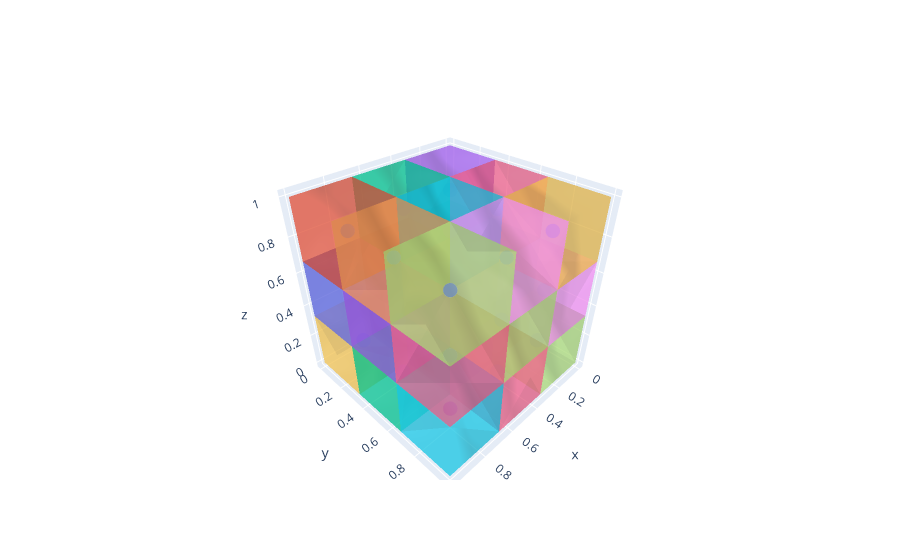

Notebook source saved alongside this figure:
### Code cell
import numpy as np
import pyvoro
import plotly.graph_objects as go

# Initialize random number generator
rng = np.random.default_rng(11)

# Create a set of points in 3D
#points = rng.uniform(size=(15, 3))

# Use pyvoro to compute the Voronoi tessellation
# The second argument gives the axis limits in x, y, and z direction
# In this case, all between 0 and 1.
# The third argument gives "dispersion = max distance between two points
# that might be adjacent" (not sure how exactly this works)
voronoi = pyvoro.compute_voronoi(points, [[0, 1], [0, 1], [0, 1]], 1)

# Create a list to hold the Voronoi polygons
polygons = []

# For each Voronoi cell, create a Polygon3D object
for vnoicell in voronoi:
    faces = []
    vertices = np.array(vnoicell['vertices'])
    for face in vnoicell['faces']:
        faces.append(vertices[np.array(face['vertices'])])
    polygons.append(go.Mesh3d(x=vertices[:, 0], y=vertices[:, 1], z=vertices[:, 2], opacity=0.5, alphahull=0, colorscale='Viridis'))

# Create a 3D scatter plot for the input points
scatter = go.Scatter3d(x=points[:, 0], y=points[:, 1], z=points[:, 2], mode='markers', marker=dict(size=5))

# Create the 3D figure
fig = go.Figure(data=[scatter] + polygons)

# Set layout options
fig.update_layout(scene=dict(aspectmode="cube"))

# Show the plot
fig.show()
